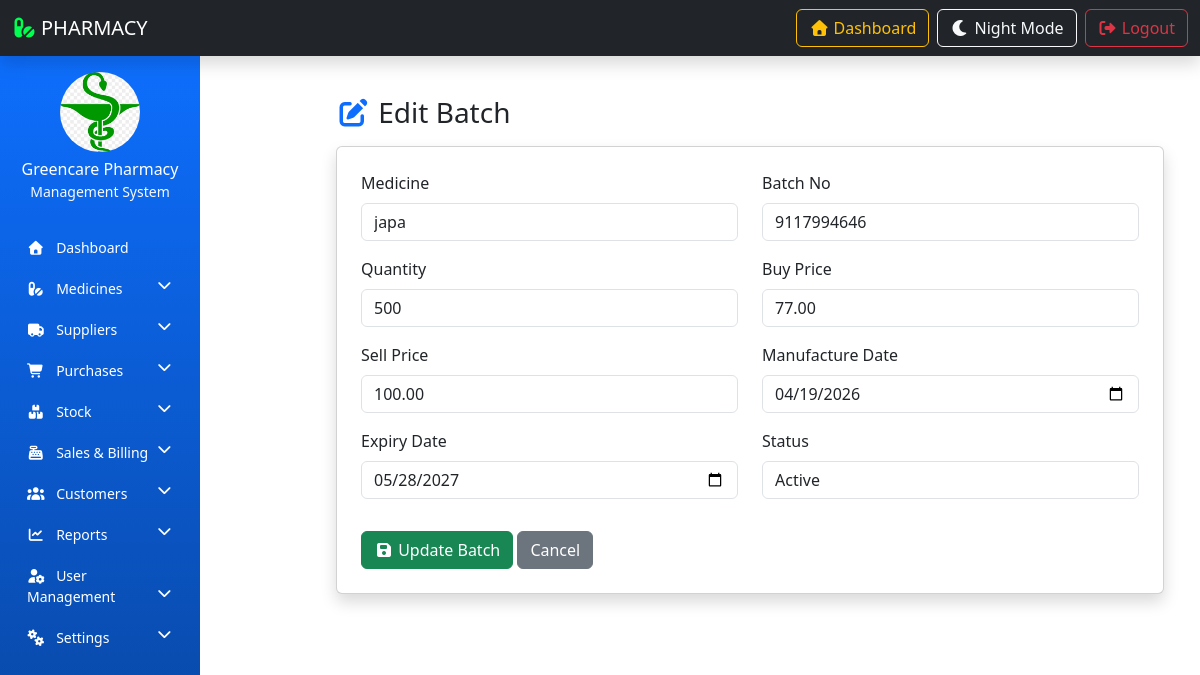
/edit-batch/17/ (signed in), run on the app's committed database.
### resultapp/models.py (models this page shows, shortened)
class PharmacySettings(models.Model):
    pharmacy_name = models.CharField(max_length=200)
    owner_name = models.CharField(max_length=200)
    phone = models.CharField(max_length=20)
    email = models.EmailField(blank=True, null=True)  # ✅ fixed
    address = models.TextField()
    tax_percentage = models.DecimalField(max_digits=5, decimal_places=2, default=0)
    discount_percentage = models.DecimalField(max_digits=5, decimal_places=2, default=0)
    currency = models.CharField(max_length=10, default='tk')
    logo = models.ImageField(upload_to='pharmacy_logo/', blank=True, null=True)

class Batch(models.Model):
    medicine = models.ForeignKey(Medicine, on_delete=models.CASCADE, related_name='batches')
    batch_no = models.CharField(max_length=100)
    manufacture_date = models.DateField(null=True, blank=True)
    expiry_date = models.DateField()
    quantity = models.IntegerField()
    buy_price = models.DecimalField(max_digits=10, decimal_places=2)
    sell_price = models.DecimalField(max_digits=10, decimal_places=2)
    created_at = models.DateTimeField(auto_now_add=True)
    status = models.BooleanField(default=True)

class Medicine(models.Model):
    medicine_name = models.CharField(max_length=200)
    generic_name = models.CharField(max_length=200, blank=True, null=True)
    company_name = models.CharField(max_length=200)
    created_date = models.DateTimeField(auto_now_add=True)

### resultapp/views.py (the view, shortened to what this page needs)
# urls.py: path('edit-batch/<int:id>/', edit_batch, name='edit_batch'),
@login_required
def edit_batch(request, id):
    batch = get_object_or_404(Batch, id=id)
    return render(request, 'edit_batch.html', {'batch': batch})

### resultapp/context_processors.py (called while the page is built)
def pharmacy_info(request):
    return {
        'pharmacy_info': PharmacySettings.objects.first()
    }

### resultapp/templates/edit_batch.html (shortened to what this page needs)
{% extends 'admin_base.html' %}
{% load static %}
{% block content %}
<div class="container mt-4">
    <h3 class="mb-3">
        <i class="fas fa-edit text-primary"></i>
        Edit Batch
    </h3>
    <div class="card shadow p-4">
        <form method="POST">
            <div class="row">
                <div class="col-md-6 mb-3">
                    <label class="form-label">Medicine</label>
                    <input type="text" class="form-control"
                           value="{{ batch.medicine.medicine_name }}"
                           readonly>
                </div>
                <div class="col-md-6 mb-3">
                    <label class="form-label">Batch No</label>
                    <input type="text" name="batch_no" class="form-control"
                           value="{{ batch.batch_no }}" required>
                </div>
                <div class="col-md-6 mb-3">
                    <label class="form-label">Quantity</label>
                    <input type="number" name="quantity" class="form-control"
                           value="{{ batch.quantity }}" required>
                </div>
                <div class="col-md-6 mb-3">
                    <label class="form-label">Buy Price</label>
                    <input type="number" step="0.01" name="buy_price" class="form-control"
                           value="{{ batch.buy_price }}" required>
                </div>
                <div class="col-md-6 mb-3">
                    <label class="form-label">Sell Price</label>
                    <input type="number" step="0.01" name="sell_price" class="form-control"
                           value="{{ batch.sell_price }}" required>
                </div>
                <div class="col-md-6 mb-3">
                    <label class="form-label">Manufacture Date</label>
                    <input type="date" name="manufacture_date" class="form-control"
                           value="{{ batch.manufacture_date|date:'Y-m-d' }}">
                </div>
                <div class="col-md-6 mb-3">
                    <label class="form-label">Expiry Date</label>
                    <input type="date" name="expiry_date" class="form-control"
                           value="{{ batch.expiry_date|date:'Y-m-d' }}">
                </div>
                <div class="col-md-6 mb-3">
                    <label class="form-label">Status</label>
                    <select name="status" class="form-control">
                        <option value="1" {% if batch.status %}selected{% endif %}>
                            Active
                        </option>
                    </select>
                </div>
            </div>
            <div class="mt-3">
                <button type="submit" class="btn btn-success">
                    <i class="fas fa-save"></i> Update Batch
                </button>
                <a href="{% url 'batch_list' %}" class="btn btn-secondary">
                    Cancel
                </a>
            </div>
        </form>
    </div>
</div>
{% endblock %}

### resultapp/templates/sidebar.html (shortened to what this page needs)
{% load static %}
<nav class="col-md-3 col-lg-2 d-md-block sidebar collapse pt-3">
    <div class="text-center text-white mb-4">
        {% if pharmacy_info.logo %}
        <img src="{{ pharmacy_info.logo.url }}" class="img-fluid rounded-circle mb-2"
            style="width:80px; height:80px; object-fit:cover;">
        {% else %}
        <img src="{% static 'PMS-IMAGE/logo.png' %}" class="img-fluid rounded-circle mb-2"
            style="width:80px; height:80px;">
        {% endif %}
        <h6 class="mb-0">{{ pharmacy_info.pharmacy_name|default:"GreenCare Pharmacy" }}</h6>
        <small class="text-light">Management System</small>
    </div>
    <ul class="nav flex-column">
        <li class="nav-item">
            <a href="{% url 'admin-dashboard' %}" class="nav-link">
                <i class="fas fa-home me-2"></i> Dashboard
            </a>
        </li>
        <li class="nav-item">
            <a href="#medicineMenu" data-bs-toggle="collapse" class="nav-link">
                <i class="fas fa-pills me-2"></i> Medicines
                <i class="fas fa-chevron-down float-end"></i>
            </a>
        </li>
        <li class="nav-item">
            <a href="#supplierMenu" data-bs-toggle="collapse" class="nav-link">
                <i class="fas fa-truck me-2"></i> Suppliers
                <i class="fas fa-chevron-down float-end"></i>
            </a>
        </li>
        <li class="nav-item">
            <a href="#purchaseMenu" data-bs-toggle="collapse" class="nav-link">
                <i class="fas fa-shopping-cart me-2"></i> Purchases
                <i class="fas fa-chevron-down float-end"></i>
            </a>
        </li>
        <li class="nav-item">
            <a href="#stockMenu" data-bs-toggle="collapse" class="nav-link">
                <i class="fas fa-boxes me-2"></i> Stock
                <i class="fas fa-chevron-down float-end"></i>
            </a>
        </li>
        <li class="nav-item">
            <a href="#salesMenu" data-bs-toggle="collapse" class="nav-link">
                <i class="fas fa-cash-register me-2"></i> Sales & Billing
                <i class="fas fa-chevron-down float-end"></i>
            </a>
        </li>
        <li class="nav-item">
            <a href="#customerMenu" data-bs-toggle="collapse" class="nav-link">
                <i class="fas fa-users me-2"></i> Customers
                <i class="fas fa-chevron-down float-end"></i>
            </a>
        </li>
        <li class="nav-item">
            <a href="#reportMenu" data-bs-toggle="collapse" class="nav-link">
                <i class="fas fa-chart-line me-2"></i> Reports
                <i class="fas fa-chevron-down float-end"></i>
            </a>
        </li>
        <li class="nav-item">
            <a href="#userMenu" data-bs-toggle="collapse" class="nav-link">
                <i class="fas fa-user-cog me-2"></i> User Management
                <i class="fas fa-chevron-down float-end"></i>
            </a>
        </li>
        <li class="nav-item">
            <a href="#settingsMenu" data-bs-toggle="collapse" class="nav-link">
                <i class="fas fa-cogs me-2"></i> Settings
                <i class="fas fa-chevron-down float-end"></i>
            </a>
        </li>
    </ul>
</nav>

### resultapp/templates/sidebar.html (style rules this page uses)
.sidebar { min-height: 100vh; background: linear-gradient(180deg, #0d6efd, #084298); }
.sidebar .nav-link { color: #ffffff; font-size: 14px; padding: 10px 15px; border-radius: 6px; transition: 0.3s; }

### data on the page
PharmacySettings: logo (picture), pharmacy_name "Greencare Pharmacy"
Batch: medicine.medicine_name "japa", batch_no "9117994646", quantity "500", buy_price "77.00", sell_price "100.00", manufacture_date "04/19/2026", expiry_date "05/28/2027", status "Active"
